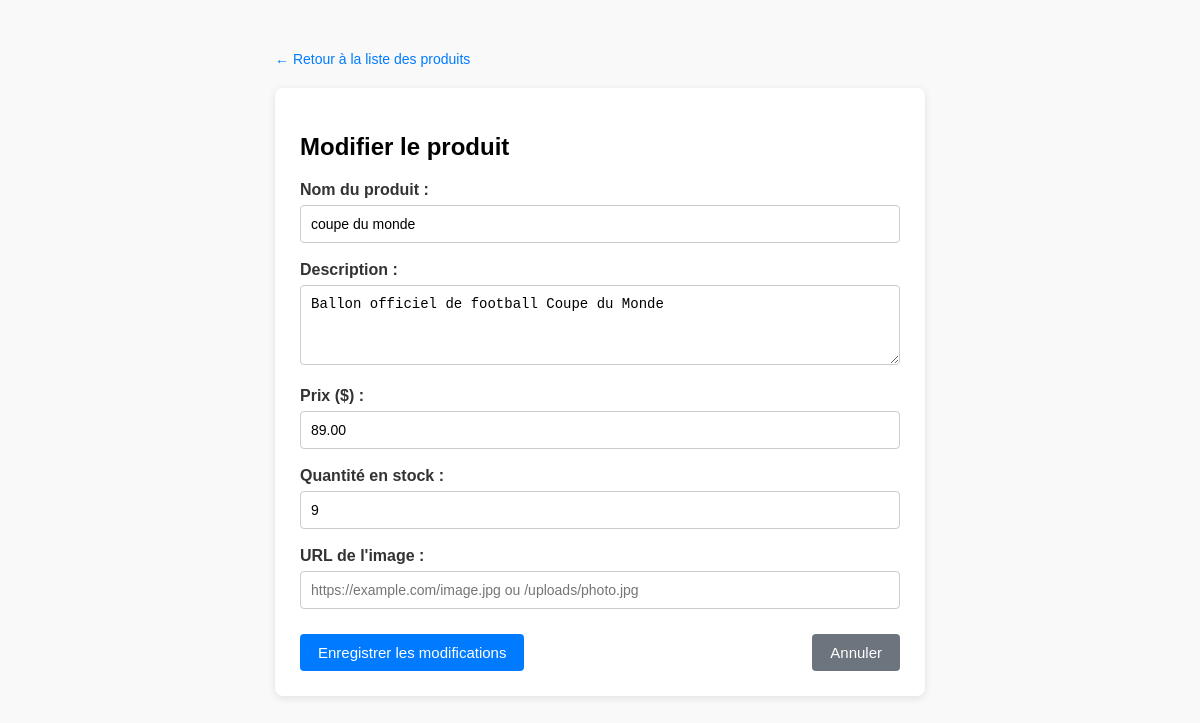
Page /produits/modifier/6 on the committed database.
### tables this page shows
CREATE TABLE IF NOT EXISTS `produits` (
  `id` bigint UNSIGNED NOT NULL AUTO_INCREMENT,
  `nom` varchar(100) NOT NULL,
  `description` text,
  `prix` decimal(10,2) NOT NULL,
  `stock` int NOT NULL,
  `image_url` varchar(255) DEFAULT NULL,
  `categorie_id` bigint UNSIGNED DEFAULT NULL,
  PRIMARY KEY (`id`),
  KEY `idx_produits_categorie` (`categorie_id`)
);

### app/Controllers/Controller.php (called while the page is built, shortened)
<?php
class Controller
{
    protected function render(string $view, array $data = []): void
    {
        extract($data);
        include __DIR__ . "/../Views/$view.php";
    }
}

### app/Controllers/ProduitsController.php (called while the page is built, shortened)
<?php
class ProduitsController extends Controller
{
    private function getBaseUrl(): string
    {
        $base = dirname($_SERVER['SCRIPT_NAME'] ?? '');
        if ($base === '.' || $base === '/' || $base === '\\' || empty($base)) {
            return '';
        }
        $base = str_replace('\\', '/', $base);
        return '/' . trim($base, '/');
    }
    public function formulaireModifier(int $id): void
    {
        $produit = $this->modeleProduit->getProduitById($id);
        $baseUrl = $this->getBaseUrl();
        $this->render('produits/formulaire', [
            'produit' => $produit,
            'baseUrl' => $baseUrl
        ]);
    }
}

### public/index.php (called while the page is built, shortened)
<?php
try {
    $db = new MysqlDatabase();
    $pdo = $db->getPdo();
} catch (\Throwable $e) {
    die("Erreur de connexion à la base de données : " . $e->getMessage());
}
$router = new Router($pdo);
$router->get('/', [ProduitsController::class, 'liste']);
$router->get('/login', [UserController::class, 'login']);
$router->post('/login', [UserController::class, 'login']);
$router->get('/register', [UserController::class, 'register']);
$router->post('/register', [UserController::class, 'register']);
$router->get('/logout', [UserController::class, 'logout']);
$router->get('/profile', [UserController::class, 'profile']);
$router->get('/produits', [ProduitsController::class, 'liste']);
$router->get('/produits/ajouter', [ProduitsController::class, 'formulaireAjout']);
$router->post('/produits/ajouter', [ProduitsController::class, 'ajouter']);
$router->get('/produits/modifier/{id}', [ProduitsController::class, 'formulaireModifier']);
$router->post('/produits/modifier/{id}', [ProduitsController::class, 'modifier']);
$router->post('/produits/supprimer/{id}', [ProduitsController::class, 'supprimer']);
$router->get('/panier', [PanierController::class, 'index']);
$router->post('/panier/ajouter', [PanierController::class, 'ajouter']);
$router->post('/panier/modifier', [PanierController::class, 'modifier']);
$router->post('/panier/supprimer', [PanierController::class, 'supprimer']);
$router->post('/panier/vider', [PanierController::class, 'vider']);
$router->get('/commandes', [CommandeController::class, 'liste']);
$router->post('/commandes/creer', [CommandeController::class, 'creer']);
$router->get('/commandes/{id}', [CommandeController::class, 'details']);
$router->get('/adresses', [AddressesController::class, 'index']);
$router->get('/adresses/ajouter', [AddressesController::class, 'ajouter']);
$router->post('/adresses/ajouter', [AddressesController::class, 'ajouter']);
$router->post('/adresses/supprimer/{id}', [AddressesController::class, 'supprimer']);
$router->dispatch($_SERVER['REQUEST_URI'] ?? '/', $_SERVER['REQUEST_METHOD'] ?? 'GET');

### app/Models/Produits.php (called while the page is built, shortened)
<?php
class Produits
{
    public function getProduitById(int $id): ?array
    {
        $stmt = $this->pdo->prepare("SELECT * FROM produits WHERE id = :id");
        $stmt->bindParam(':id', $id);
        $stmt->execute();
        $produit = $stmt->fetch(PDO::FETCH_ASSOC);
        return $produit ?: null;
    }
}

### app/Views/produits/formulaire.php (the view, shortened to what this page needs)
<?php
$produit = $produit ?? null;
$baseUrl = $baseUrl ?? '';
$isEdit = $produit !== null;
$actionUrl = $isEdit
    ? $baseUrl . '/produits/modifier/' . (string) ($produit['id'] ?? '')
    : $baseUrl . '/produits/ajouter';
?>
<!DOCTYPE html>
<html lang="fr">
<head>
</head>
<body>
    <div class="nav-bar">
        <a href="<?= htmlspecialchars((string) $baseUrl) ?>/produits">← Retour à la liste des produits</a>
    </div>
    <div class="card">
        <h2><?= $isEdit ? 'Modifier le produit' : 'Ajouter un nouveau produit' ?></h2>
        <form method="post" action="<?= htmlspecialchars((string) $actionUrl) ?>">
            <div class="form-group">
                <label for="nom">Nom du produit :</label>
                <input type="text" name="nom" id="nom" value="<?= htmlspecialchars((string) ($produit['nom'] ?? '')) ?>" required placeholder="Ex: Chaussures de sport">
            </div>
            <div class="form-group">
                <label for="description">Description :</label>
                <textarea name="description" id="description" required placeholder="Description détaillée du produit..."><?= htmlspecialchars((string) ($produit['description'] ?? '')) ?></textarea>
            </div>
            <div class="form-group">
                <label for="prix">Prix ($) :</label>
                <input type="number" name="prix" id="prix" step="0.01" min="0" value="<?= htmlspecialchars((string) ($produit['prix'] ?? '')) ?>" required placeholder="0.00">
            </div>
            <div class="form-group">
                <label for="stock">Quantité en stock :</label>
                <input type="number" name="stock" id="stock" min="0" value="<?= htmlspecialchars((string) ($produit['stock'] ?? '0')) ?>" required placeholder="0">
            </div>
            <div class="form-group">
                <label for="image">URL de l'image :</label>
                <input type="text" name="image" id="image" value="<?= htmlspecialchars((string) ($produit['image_url'] ?? '')) ?>" placeholder="https://example.com/image.jpg ou /uploads/photo.jpg">
            </div>
            <div class="actions">
                <button type="submit" class="btn btn-primary">
                    <?= $isEdit ? 'Enregistrer les modifications' : 'Ajouter le produit' ?>
                </button>
                <a href="<?= htmlspecialchars((string) $baseUrl) ?>/produits" class="btn btn-secondary">Annuler</a>
            </div>
        </form>
    </div>
</body>
</html>

### app/Routes/Router.php (shortened to what this page needs)
<?php
class Router
{
    private array $routes = [];
    private ?PDO $pdo = null;
    public function __construct(?PDO $pdo = null)
    {
        $this->pdo = $pdo;
    }
    private function addRoute(string $method, string $path, array $action, array $middlewares): void
    {
        $this->routes[] = [
            'method'      => $method,
            'path'        => '/' . trim($path, '/'),
            'controller'  => $action[0],
            'action'      => $action[1],
            'middlewares' => $middlewares
        ];
    }
    private function resolveController(string $controllerClass): object
    {
        $reflector = new \ReflectionClass($controllerClass);
        $constructor = $reflector->getConstructor();
        $parameters = $constructor->getParameters();
        $dependencies = [];
        foreach ($parameters as $parameter) {
            $type = $parameter->getType();
            if ($type instanceof \ReflectionNamedType && !$type->isBuiltin()) {
                $typeName = $type->getName();
                if ($typeName === PDO::class) {
                    $dependencies[] = $this->pdo;
                } else {
                    $dependencies[] = $this->resolveController($typeName);
                }
            } elseif ($parameter->isDefaultValueAvailable()) {
                $dependencies[] = $parameter->getDefaultValue();
            } else {
                $dependencies[] = null;
            }
        }
        return $reflector->newInstanceArgs($dependencies);
    }
    public function dispatch(string $uri, string $method): void
    {
        $parsedUri = parse_url($uri, PHP_URL_PATH) ?? '/';
        $parsedUri = '/' . trim($parsedUri, '/');
        foreach ($this->routes as $route) {
            if ($route['method'] !== $method) {
                continue;
            }
            $pattern = preg_replace('#\{([a-zA-Z0-9_]+)\}#', '([^/]+)', $route['path']);
            $pattern = '#^' . $pattern . '$#';
            if (preg_match($pattern, $parsedUri, $matches)) {
                array_shift($matches);
                $controller = $this->resolveController($route['controller']);
                $action = $route['action'];
                $refMethod = new \ReflectionMethod($controller, $action);
                $methodParams = $refMethod->getParameters();
                $typedMatches = [];
                foreach ($matches as $index => $value) {
                    if (isset($methodParams[$index])) {
                        $paramType = $methodParams[$index]->getType();
                        if ($paramType instanceof \ReflectionNamedType) {
                            $typeName = $paramType->getName();
                            if ($typeName === 'int' && is_numeric($value)) {
                                $typedMatches[] = (int) $value;
                                continue;
                            } elseif ($typeName === 'float' && is_numeric($value)) {
                                $typedMatches[] = (float) $value;
                                continue;
                            }
                        }
                    }
                    $typedMatches[] = $value;
                }
                $controller->{$action}(...$typedMatches);
                return;
            }
        }
    }
}

### app/Views/produits/formulaire.php (style rules this page uses)
body { font-family: Arial, sans-serif; max-width: 650px; margin: 30px auto; padding: 20px; background-color: #f9f9f9; }
.card { background: white; padding: 25px; border-radius: 8px; box-shadow: 0 2px 8px rgba(0,0,0,0.1); }
.form-group { margin-bottom: 18px; }
label { display: block; margin-bottom: 6px; font-weight: bold; color: #333; }
input[type="text"], input[type="number"], textarea { width: 100%; padding: 10px; border: 1px solid #ccc; border-radius: 4px; box-sizing: border-box; font-size: 14px; }
textarea { resize: vertical; min-height: 80px; }
.btn { padding: 10px 18px; border: none; border-radius: 4px; font-size: 15px; cursor: pointer; }
.btn-primary { background-color: #007bff; color: white; }
.btn-secondary { background-color: #6c757d; color: white; text-decoration: none; display: inline-block; }
.nav-bar { margin-bottom: 20px; }
.nav-bar a { color: #007bff; text-decoration: none; font-size: 14px; }
.actions { display: flex; justify-content: space-between; align-items: center; margin-top: 25px; }

### rows in the picture
produits: nom "coupe du monde", description "Ballon officiel de football Coupe du Monde", prix "89.00", stock "9"
